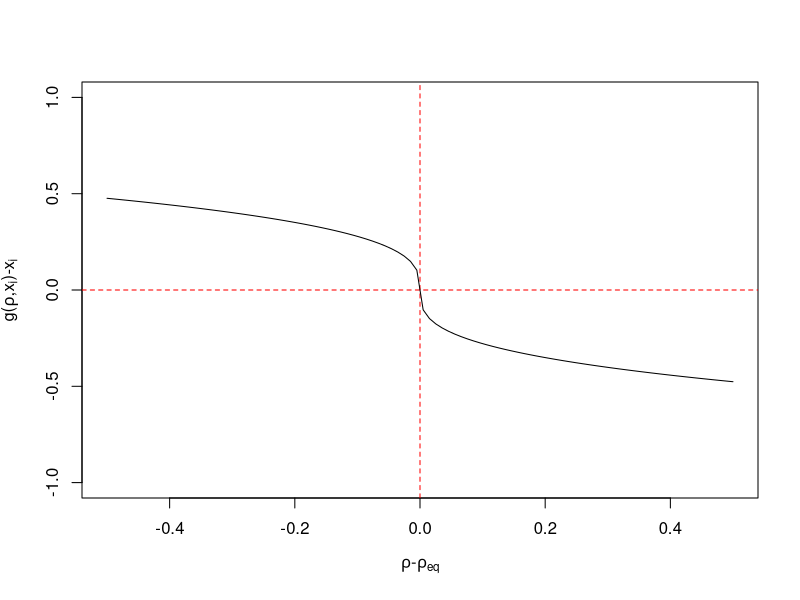
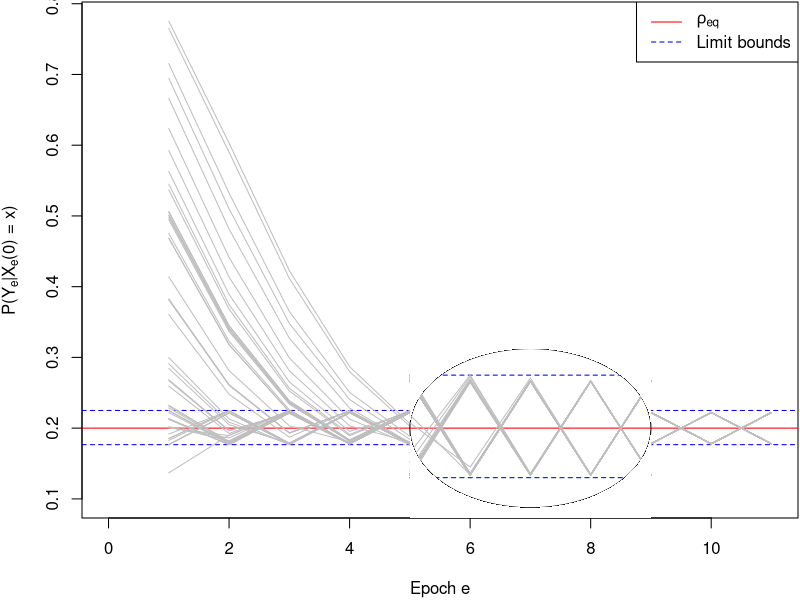

The R script that drew these images, in order:
################################################################
################################################################
## Stacked interventions simulation of theorem 1              ##
################################################################
################################################################
## 
## James Liley, April 27 2022
##



################################################################
## Seed, functions, parameters                                ##
################################################################

# Random seed
set.seed(1)

# Logistic function
logistic=function(x,a=1) 1/(1+exp(-a*x))

# Parameters
n=1000 # number of samples
p=3 # dimension of x

# Function g moves x by this much
mxs0=0.6

# Compute (and plot) for this many epochs
nlimit=12

# Draw circle with magnification
magnify=TRUE

# Function governing how to compute rho from values z=P(Y_e|X_e(0)=x) (oracle is mean of z)
rho_fit=function(z,e) mean(f(z,e=e)) # effectively unbiased, no variance

# Set to TRUE to save figure to file rather than drawing in R
save_plot=TRUE



################################################################
## Define functions f and g                                   ##
################################################################

## f, parametrised by beta (beta=(0.62,0.18,0.84) if run with seed). Identical over epochs.
##  Function f has limits 0,1 as any element of x-> -infinity, infinity. It is continuous in both arguments.
beta=abs(rnorm(p)) # WOLOG assume elements of beta are positive
f=function(x,e=0) as.numeric(logistic(x %*% beta))

## Deterministically valued g:  g(r,x) = x + s*mxs*sign(r-r_eq)*|r-r_eq|^gamma. Identical over epochs. 
g=function(r,x,r_eq=0.2,mxs=mxs0,e=0,gamma=1/3) {
  dx=matrix(mxs,nrow=nrow(x),ncol=ncol(x))
  sx=sign(r-r_eq)*abs(r-r_eq)^gamma
  dx=dx*sx
  return(x-dx)
}

# Plot g
if (save_plot) pdf(paste0("g_determ.pdf"),width=4,height=4)

plot(0,type="n",xlim=c(-0.5,0.5),ylim=c(-1,1),
     xlab=expression(paste(rho,"-",rho[eq])),
     ylab=expression(paste("g(",rho,",",x[i],")-x"[i])))
xseq=seq(-0.5,0.5,length=100)
yseq=0*xseq; 
for (i in 1:length(xseq)) yseq[i]=g(xseq[i]+0.2,matrix(c(1,1,1),1,3))[1]-1
abline(h=0,col="red",lty=2)
abline(v=0,col="red",lty=2)
lines(xseq,yseq)

if (save_plot) dev.off()



################################################################
## Functions to compute X_e and (empirically) rho_e           ##
################################################################

# Compute rho and x_e at epoch e with (not-quite) oracle predictor
x_e = function(x,e,nt=1000) {
  
  xe=array(0,dim=c(nt,length(x),e-1))
  rho=rep(0,e-1)
  
  # epoch 0
  xe0=outer(rep(1,nt),x)
  rho0=rho_fit(xe0,0)
  
  xe[,,1]=xe0
  rho[1]=rho0
  
  for (ex in 1:(e-1)) {
    xe1=g(rho0,xe0) # This is X_e
    rho1=rho_fit(xe1,ex) # this is E(Y|X(0)=x) or E(f(Xe))
    rho0=rho1; xe0=xe1
    xe[,,ex]=xe0
    rho[ex]=rho0
  }
  
  return(list(rho=rho,xe=xe))
}


################################################################
## Theoretical bounds, empirical                              ##
################################################################

ntx=100 # grid spacing
x_vals=seq(-5,5,length=ntx)

xall=cbind(rep(x_vals,times=ntx^2),rep(x_vals,times=ntx,each=ntx),rep(x_vals,each=ntx^2))
fxall=f(xall)
fgxall=f(g(fxall,xall))

ubound=max(fgxall[which(fxall<0.2)])
lbound=min(fgxall[which(fxall>0.2)])



################################################################
## Compute rho and x_e                                        ##
################################################################


nstart=50 # Number of random starting values
rho_seq=c()
for (i in 1:nstart) {
  set.seed(i)
  x=rnorm(3)
  xer=x_e(x,nlimit)
  rho_seq0=xer$rho
  rho_seq=rbind(rho_seq,rho_seq0)
}

################################################################
## Draw figures                                               ##
################################################################

# Set up
if (save_plot) pdf(paste0("thm1demo.pdf"),width=4,height=4)
par(mar=c(4.1,4.1,0.1,0.1))

#par(mfrow=c(1,2))

# Limits
ylim1=c(min(c(0.1,rho_seq)),max(c(0.6,rho_seq)))
rho_eq=0.2

# Value of rho almost converges
plot(0,type="n",xlab="Epoch e",xlim=c(0,nlimit-1),
     ylab=expression(paste("P(Y"[e],"|X"[e],"(0) = x)")),
     ylim=ylim1) # converges slowly to rho_eq
abline(h=rho_eq,col="red")
abline(h=ubound,col="blue",lty=2)
abline(h=lbound,col="blue",lty=2)

for (i in 1:dim(rho_seq)[1]) lines(rho_seq[i,],col="gray")
legend("topright",legend=c(expression(rho[eq]),"Limit bounds"),col=c("red","blue"),lty=c(1,2))

if (magnify) {
  ## Draw circle with magnification
  tt=seq(0,2*pi,length=100); xcirc=round(3*nlimit/5); rx=round(nlimit/6); sc=3
  polygon(xcirc + sin(tt)*rx,rho_eq+cos(tt)*rx*(ylim1[2]-ylim1[1])/nlimit,col="white")
  segments(xcirc-rx,rho_eq,xcirc+rx,rho_eq,col="red")
  segments(xcirc-rx,rho_eq + sc*(ubound-rho_eq),xcirc+rx,rho_eq + sc*(ubound-rho_eq),col="blue",lty=2)
  segments(xcirc-rx,rho_eq + sc*(lbound-rho_eq),xcirc+rx,rho_eq + sc*(lbound-rho_eq),col="blue",lty=2)
  xind=(xcirc-rx):(xcirc+rx)
  for (i in 1:dim(rho_seq)[1]) lines(xind,rho_eq + sc*(rho_seq[i,xind]-rho_eq),col="gray")
  
  tn=c(0,tt[1:50])
  polygon(c(xcirc+rx,xcirc+rx,xcirc + cos(tn)*rx,xcirc-rx,xcirc-rx),
          c(rho_eq+0.2,rho_eq,rho_eq+sin(tn)*rx*(ylim1[2]-ylim1[1])/nlimit,rho_eq,rho_eq+0.2),
          col="white",border=NA,fillOddEven=fALSE)
  polygon(c(xcirc+rx,xcirc+rx,xcirc + cos(tn)*rx,xcirc-rx,xcirc-rx),
          c(rho_eq-0.2,rho_eq,rho_eq-sin(tn)*rx*(ylim1[2]-ylim1[1])/nlimit,rho_eq,rho_eq-0.2),
          col="white",border=NA,fillOddEven=fALSE)
  
}

if (save_plot) dev.off()

